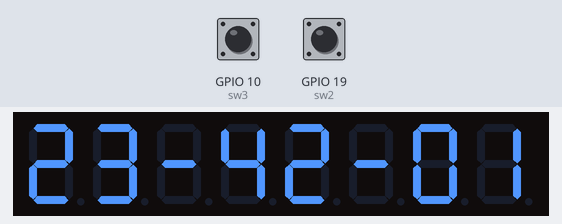
Bench run of a sketch on a simulated ESP32-S3. Shown: 8-digit seven-segment display. Wiring (inferred from the names in the program): MAX7219 LED driver: data GPIO 4; clock GPIO 7; CS GPIO 6. The inputs (shaded band) are chosen by the test bench; at power-on: GPIO 10 (sw3) HIGH, GPIO 19 (sw2) HIGH. WiFi joins after 1.5 s; servers stay silent unless stated; network time is answered at once with the bench clock; the local clock reads 2024-03-15 10:24:30 at power-on unless the sketch sets it; what the sketch prints to the serial monitor is not drawn.

Above: at 2.8 s.
2.9 s: GPIO 10 (sw3) pulled LOW for 1 s
At 4.8 s:
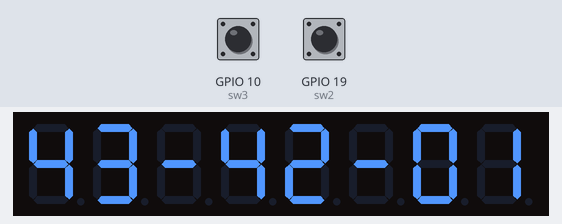
5.4 s: GPIO 19 (sw2) pulled LOW for 1 s
At 7.5 s:
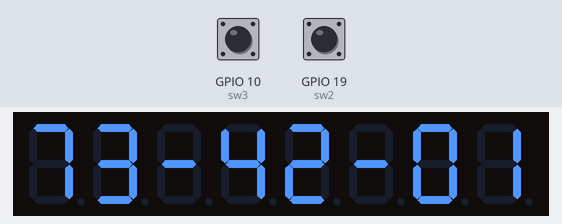
7.9 s: GPIO 10 (sw3) pulled LOW for 0.15 s
At 10.4 s:
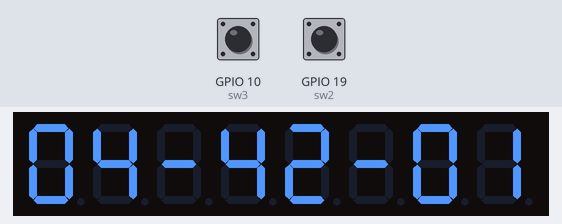
10.5 s: GPIO 19 (sw2) pulled LOW for 0.15 s
Timing chart, 0 to 13.1 s (numbered marks = the images above; inputs shaded):
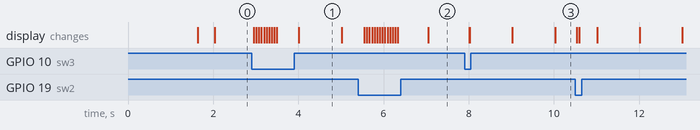

Measured:
- what the display in image 1 shows lasts 1.0 s, from 4.0 s to 5.0 s

The sketch:

ESP32_SHUMAGUAN_CLOCK.ino
```cpp
#include <WiFi.h>
#include <time.h>
#include "NTPClient.h"
#include <Ds1302.h>

const char* ssid     = "404";
const char* password = "@aA123456";

int CLK = 7;
int CS = 6;
int DIN = 4; //这里定义了那三个脚
int sw1=18;//拨轮按键
int sw2=19;
int sw3=10;

int sec;
 int n=10;
#define battery 0
WiFiUDP ntpUDP;
NTPClient timeClient(ntpUDP, "ntp1.aliyun.com", 60*60*8, 30*60*1000);

void smgdispaly() {
  if(sec!=timeClient.getSeconds()){
  int h1,h2,m1,m2,s1,s2;
  h1=timeClient.getHours()/10;
  h2=timeClient.getHours()%10;
  m1=timeClient.getMinutes()/10;
  m2=timeClient.getMinutes()%10;
  s1=timeClient.getSeconds()/10;
  s2=timeClient.getSeconds()%10;
   Write_Max7219(0x0f, 0x00);       //显示测试：1；测试结束，正常显示：0
   Write_Max7219(1,h1);
   Write_Max7219(2,h2);
   Write_Max7219(4,m1);
   Write_Max7219(5,m2);
   Write_Max7219(7,s1);
   Write_Max7219(8,s2);
   sec=timeClient.getSeconds();
    }
  }

void batterydisplay(){
    float analog_value = 0;
     analog_value = analogRead(battery);
     delay(1000);
     Serial.printf("Current Reading on Pin(%d)=%f\n",battery,analog_value*4.2/2910);

    }

void switchkey(){
  if(digitalRead(sw2)==LOW){
    delay(10);
    if(digitalRead(sw2)==LOW){
      Serial.println(n);
      Write_Max7219(0x09, 0xff);
      Write_Max7219(0x0a, n++);
       if(n>=15) n=15;
     }
    }
    if(digitalRead(sw3)==LOW){
      delay(10);
        if(digitalRead(sw3)==LOW){
          Serial.println(n);
          Write_Max7219(0x09, 0xff);
          Write_Max7219(0x0a, n--);
          if(n<=0) n=0;
          }
      }
}
void setup() {  // put your setup code here, to run once:
  Serial.begin(115200);
  pinMode(CLK,OUTPUT);
  pinMode(CS,OUTPUT);
  pinMode(DIN,OUTPUT); //让三个脚都是输出状态

  pinMode(battery,INPUT);

  pinMode(sw1,INPUT_PULLUP);
  pinMode(sw2,INPUT_PULLUP);
  pinMode(sw3,INPUT_PULLUP);

  Init_MAX7219();
  WiFi.begin(ssid, password);
    while (WiFi.status() != WL_CONNECTED) {
        delay(500);
        Serial.print(".");
    }
  Serial.println("");
  Serial.println("WiFi connected");
  Serial.println("IP address: ");
  Serial.println(WiFi.localIP());
  timeClient.begin();
  sec=timeClient.getSeconds();
   Serial.println(timeClient.getFormattedTime());
}


void loop() {
  // put your main code here, to run repeatedly:
   timeClient.update();
   smgdispaly();
   switchkey();
    delay(50);
}
void Delay_xms(unsigned int x)
{
  unsigned int i,j;
  for(i=0;i<x;i++)
  for(j=0;j<112;j++);
}
//--------------------------------------------
//功能：向MAX7219写入字节
//入口参数：DATA
//出口参数：无
//说明：
void Write_Max7219_byte(unsigned char DATA)
{
    unsigned char i;
    digitalWrite(CS,LOW);
    for(i=8;i>=1;i--)
    {
      digitalWrite(CLK,LOW);
      if(DATA&0X80)
           digitalWrite(DIN,HIGH);
      else
           digitalWrite(DIN,LOW);
      DATA<<=1;
      digitalWrite(CLK,HIGH);
     }
}
//-------------------------------------------
//功能：向MAX7219写入数据
//入口参数：address、dat
//出口参数：无
//说明：
void Write_Max7219(unsigned char address,unsigned char dat)
{
   digitalWrite(CS,LOW);
   Write_Max7219_byte(address);           //写入地址，即数码管编号
   Write_Max7219_byte(dat);               //写入数据，即数码管显示数字
   digitalWrite(CS,HIGH);
}

void Init_MAX7219(void)
{
   Write_Max7219(0x09, 0xff);       //译码方式：BCD码
   Write_Max7219(0x0a, 15);       //亮度
   Write_Max7219(0x0b, 0x07);       //扫描界限；4个数码管显示
   Write_Max7219(0x0c, 0x01);       //掉电模式：0，普通模式：1
   Write_Max7219(1,0xa);
   Write_Max7219(2,0xa);
   Write_Max7219(3,0xa);
   Write_Max7219(4,0xa);
   Write_Max7219(5,0xa);
   Write_Max7219(6,0xa);
   Write_Max7219(7,0xa);
   Write_Max7219(8,0xa);
   delay(100);
}
```
